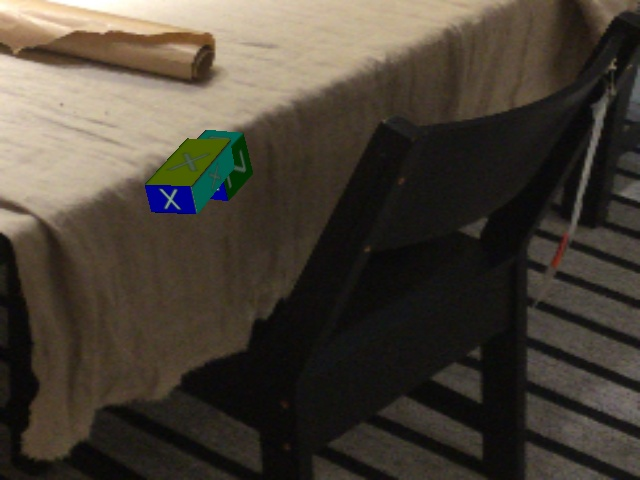
#> input picture data/curiosity/data/000000-color.jpg, 640 x 480 px
$ python -i image_preprocess.py   (imports and definitions only)
#> lines starting #> are read from the running program, lines starting #| are printed output that depends on the picture
#> further down, picture is the input picture: shape (480, 640, 3); mean B, G, R 54.4, 65, 72.5
# --------------------------------------------------------
# Fast R-CNN
# Copyright (c) 2015 Microsoft
# Licensed under The MIT License [see LICENSE for details]
# Written by Ross Girshick
# --------------------------------------------------------

"""Blob helper functions."""

import numpy as np
import cv2
import torch
import torch.nn as nn
import random

from lib.fcn.config import cfg


# [130 lines left out: functions BGR2HLS_torch, HLS2BGR_torch, color_jittering_torch, im_list_to_blob, prep_im_for_blob, pad_im and 1 more, not called in this run]


def chromatic_transform(im, label=None, d_h=None, d_s=None, d_l=None):
    """
    Given an image array, add the hue, saturation and luminosity to the image
    """
    # Set random hue, luminosity and saturation which ranges from -0.1 to 0.1
    if d_h is None:
        d_h = (np.random.rand(1) - 0.5) * 0.02 * 180
    if d_l is None:
        d_l = (np.random.rand(1) - 0.5) * 0.2 * 256
    if d_s is None:
        d_s = (np.random.rand(1) - 0.5) * 0.2 * 256
    # Convert the BGR to HLS
    hls = cv2.cvtColor(im, cv2.COLOR_BGR2HLS)
#> hls: shape (480, 640, 3); mean of channels 0, 1, 2 32.9, 63.8, 52.9
    h, l, s = cv2.split(hls)
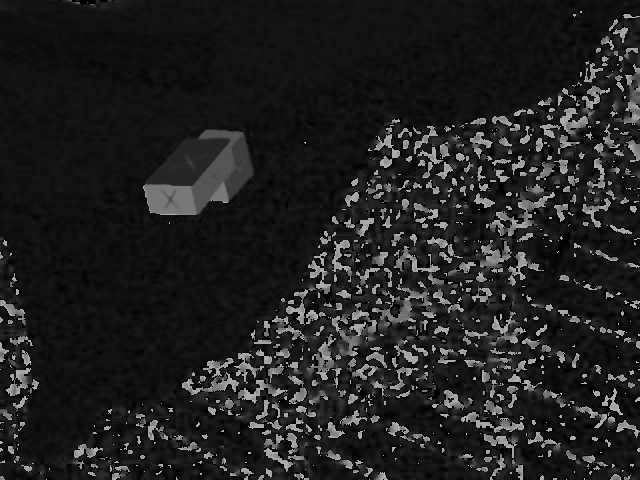
#> h: shape (480, 640); min 0, max 179, mean 32.9
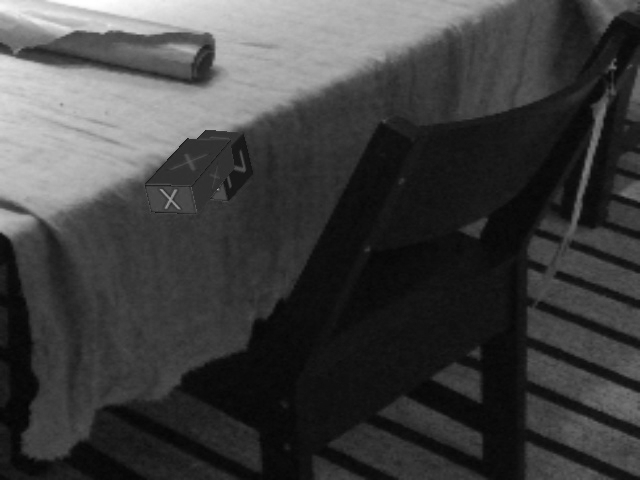
#> l: shape (480, 640); min 4, max 255, mean 63.8
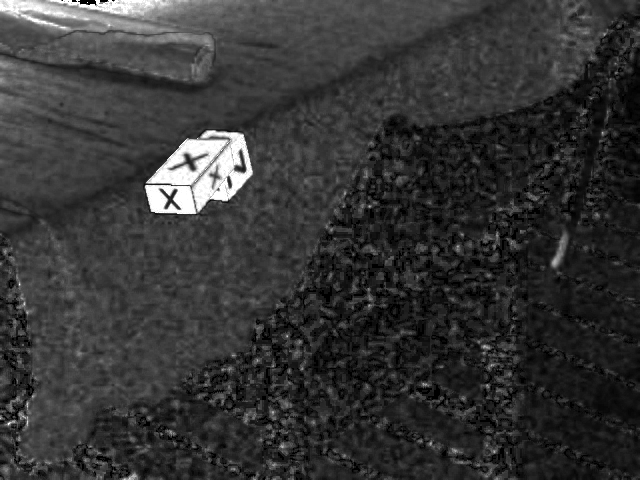
#> s: shape (480, 640); min 0, max 255, mean 52.9
    # Add the values to the image H, L, S
    new_h = (h + d_h) % 180
    new_l = np.clip(l + d_l, 0, 255)
    new_s = np.clip(s + d_s, 0, 255)
    # Convert the HLS to BGR
    new_hls = cv2.merge((new_h, new_l, new_s)).astype('uint8')
#> new_hls: shape (480, 640, 3); mean of channels 0, 1, 2 32.9, 74.8, 57.9
    new_im = cv2.cvtColor(new_hls, cv2.COLOR_HLS2BGR)

    if label is not None:
        I = np.where(label > 0)
        new_im[I[0], I[1], :] = im[I[0], I[1], :]
    return new_im


# [108 lines left out: functions add_noise, add_noise_torch, add_holes, crop_and_resize, not called in this run]

>>> import cv2
>>> picture = cv2.imread('../../data/curiosity/data/000000-color.jpg')
>>> result = chromatic_transform(picture)

$ run again, on data/curiosity/data/000001-color.jpg
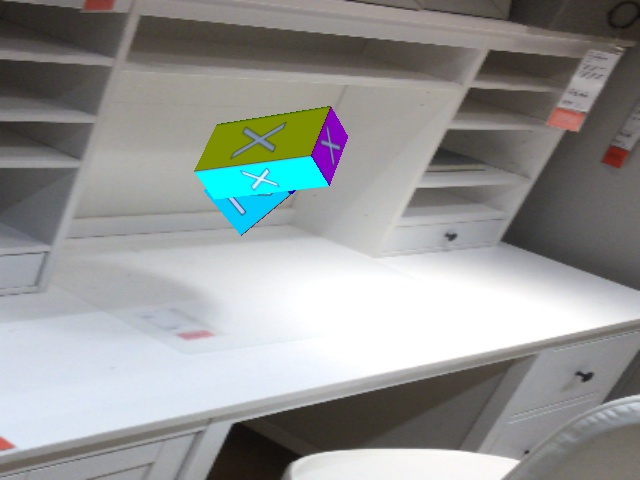
#> input picture data/curiosity/data/000001-color.jpg, 640 x 480 px
#> picture is the input picture: shape (480, 640, 3); mean B, G, R 148.8, 150, 147.7
#> hls: shape (480, 640, 3); mean of channels 0, 1, 2 57.1, 148.3, 32.7
#> in chromatic_transform, `h, l, s = cv2.split(hls)`:
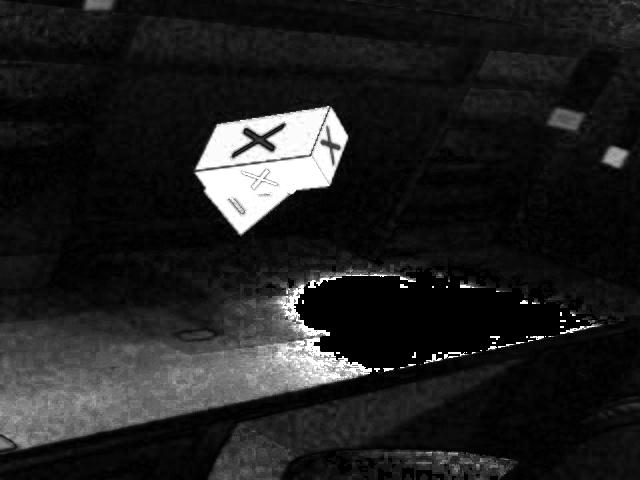
#> s: shape (480, 640); min 0, max 255, mean 32.7
#> new_hls: shape (480, 640, 3); mean of channels 0, 1, 2 57.1, 158.5, 37.6
#> in chromatic_transform, `new_im = cv2.cvtColor(new_hls, cv2.COLOR_HLS2BGR)`:
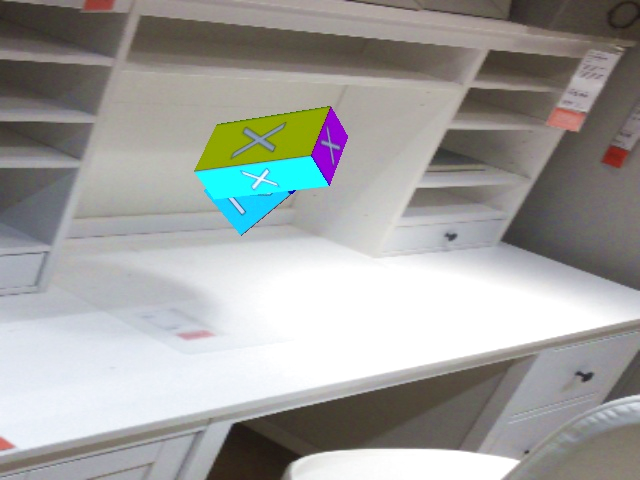
#> new_im: shape (480, 640, 3); mean B, G, R 157.7, 160.4, 159.7

$ run again, on data/curiosity/data/000003-color.jpg
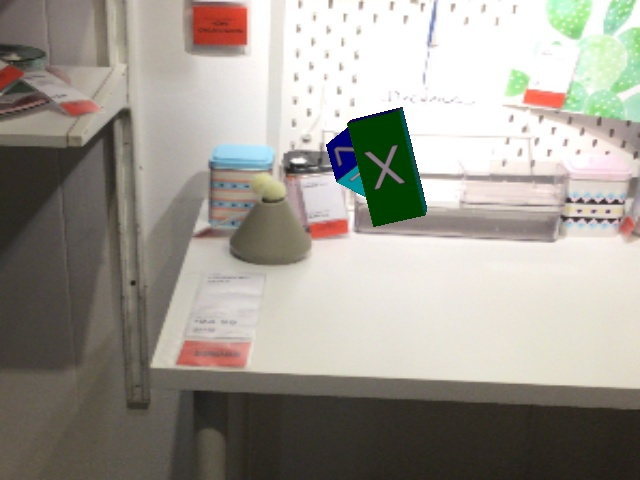
#> input picture data/curiosity/data/000003-color.jpg, 640 x 480 px
#> picture is the input picture: shape (480, 640, 3); mean B, G, R 146.1, 154.6, 158.8
#> hls: shape (480, 640, 3); mean of channels 0, 1, 2 25.1, 153.5, 56.3
#> in chromatic_transform, `h, l, s = cv2.split(hls)`:
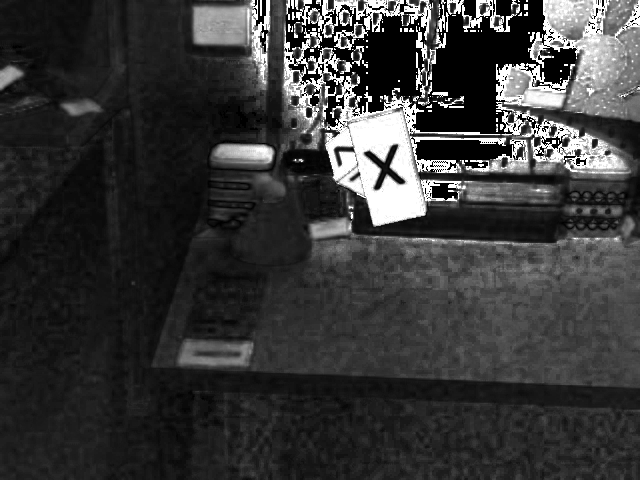
#> s: shape (480, 640); min 0, max 255, mean 56.3
#> new_hls: shape (480, 640, 3); mean of channels 0, 1, 2 25.1, 163.3, 61
#> in chromatic_transform, `new_im = cv2.cvtColor(new_hls, cv2.COLOR_HLS2BGR)`:
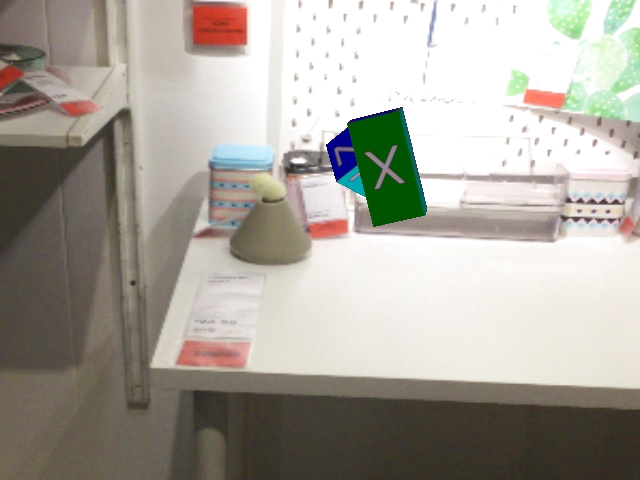
#> new_im: shape (480, 640, 3); mean B, G, R 155.5, 164.5, 169
